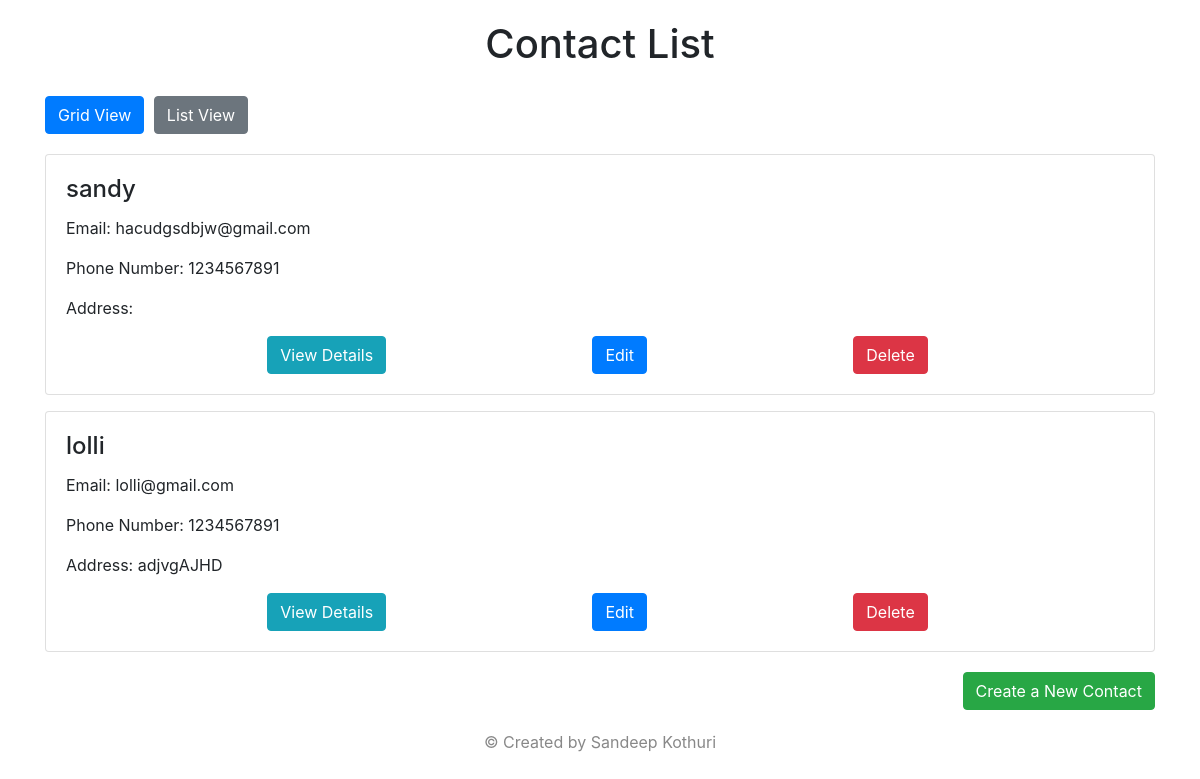
The app's page /, older data.
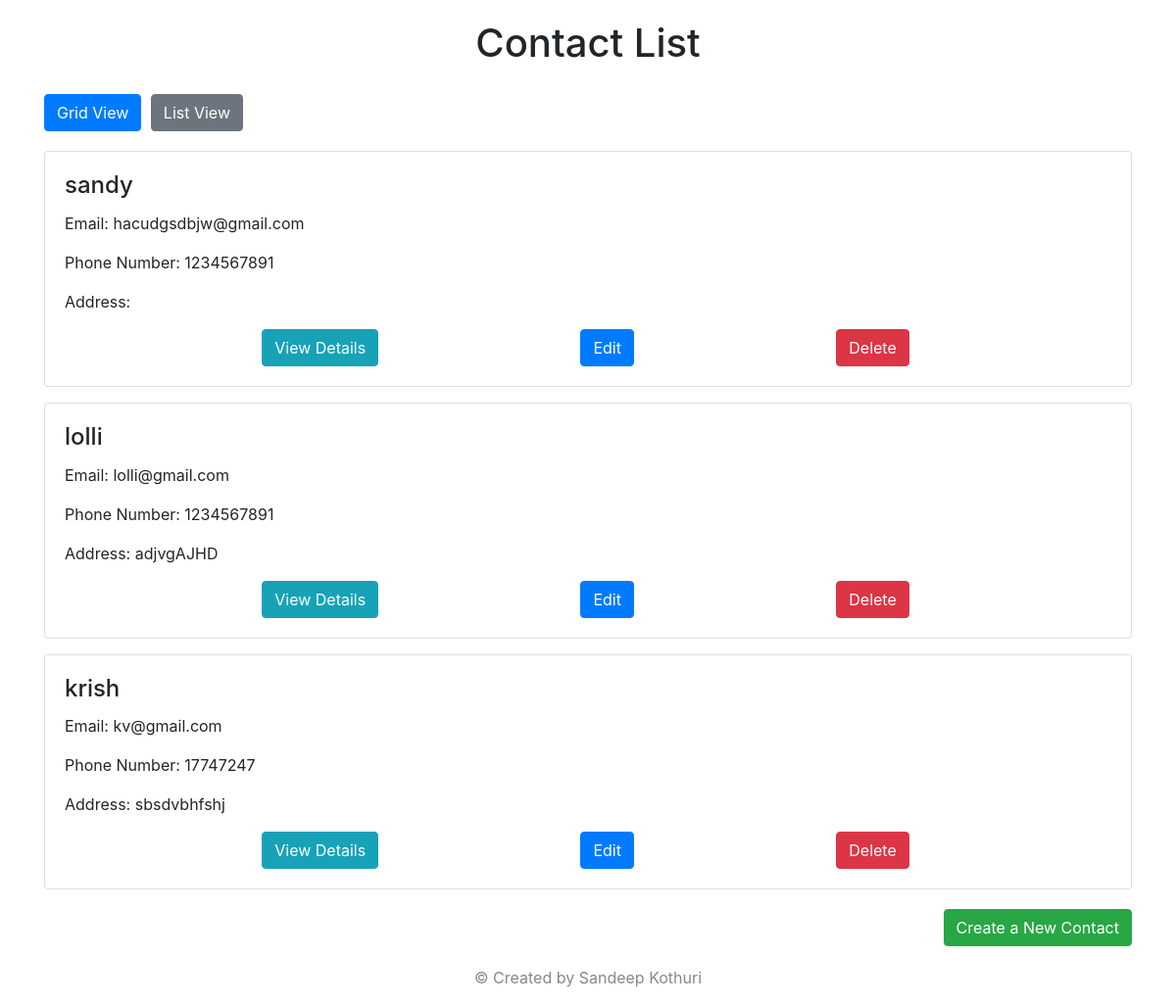
The same page, newer data.
### contacts_app/models.py (models this page shows, shortened)
class Contact(models.Model):
    name = models.CharField(max_length=100, unique=True)
    email = models.EmailField(unique=True)
    phone_number = models.CharField(max_length=15, blank=True)
    address = models.TextField(blank=True)

### contacts_app/views.py (the view)
# urls.py: path('', views.list_contacts, name='list_contacts'),
def list_contacts(request):
    contacts = Contact.objects.all()
    return render(request, 'contacts_pages/list_contacts.html', {'contacts': contacts})

### contacts_app/templates/contacts_pages/list_contacts.html (shortened to what this page needs)
<!DOCTYPE html>
<html>
<head>
    <link rel="stylesheet" href="https://maxcdn.bootstrapcdn.com/bootstrap/4.5.2/css/bootstrap.min.css">
</head>
<body>
    <div class="container">
        <h1>Contact List</h1>
        <div class="top-left-buttons">
            <button id="gridViewBtn" class="btn btn-primary btn-action">Grid View</button>
            <button id="listViewBtn" class="btn btn-secondary btn-action">List View</button>
        </div>
        <div id="contactsList">
            {% for contact in contacts %}
            <div class="card mb-3">
                <div class="card-body">
                    <h4 class="card-title">{{ contact.name }}</h4>
                    <p class="card-text">Email: {{ contact.email }}</p>
                    <p class="card-text">Phone Number: {{ contact.phone_number }}</p>
                    <p class="card-text">Address: {{ contact.address }}</p>
                    <div class="btn-container">
                        <a href="{% url 'view_contact' contact.id %}" class="btn btn-info btn-action">View Details</a>
                        <a href="{% url 'update_contact' contact.id %}" class="btn btn-primary btn-action">Edit</a>
                        <a href="{% url 'delete_contact' contact.id %}" class="btn btn-danger btn-action">Delete</a>
                    </div>
                </div>
            </div>
            {% empty %}
            <p>No contacts found.</p>
            {% endfor %}
        </div>
        <div class="bottom-right-button">
            <a href="{% url 'create_contact' %}" class="btn btn-success">Create a New Contact</a>
        </div>
    </div>
    <footer class="footer">
        <p>© Created by Sandeep Kothuri</p>
    </footer>
</body>
</html>

Row changes from the older to the newer data that the page shows:
added Contact: name "krish", email "kv@gmail.com", phone_number "17747247", address "sbsdvbhfshj"
